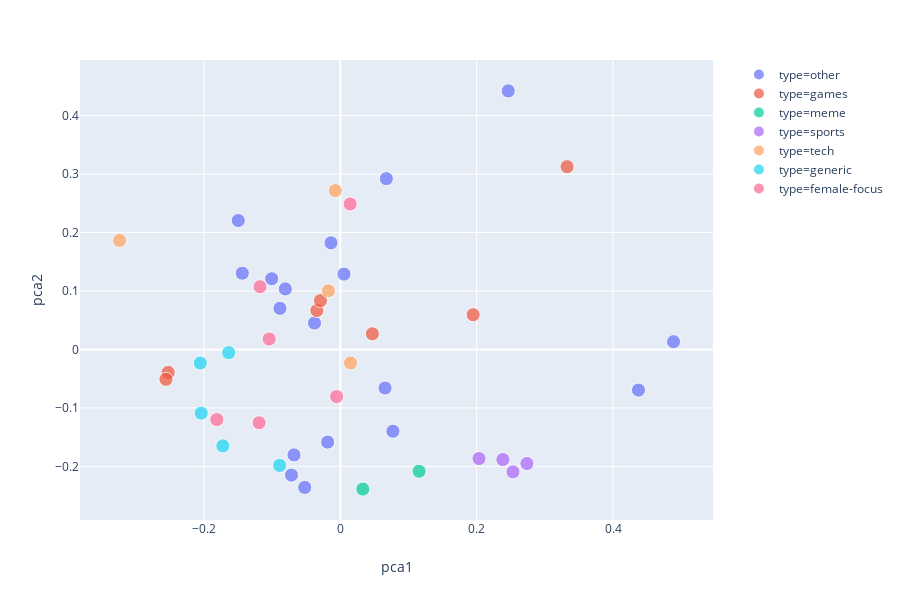

The code cell stored with this chart in its notebook:
### Markdown cell above
## Best LSTM (`lstm-3-1`)

### Code cell
plot_pca(comm_embed['lstm-3-1'])

### Figure 1 — Plotly figure (JSON) as saved in the notebook; plotly's stock layout.template omitted (floating-point values rounded to 4 significant figures)
{"data": [{"hoverlabel": {"namelength": 0}, "hovertemplate": "<b>%{hovertext}</b><br><br>type=other<br>pca1=%{x}<br>pca2=%{y}<br>size=%{marker.size}", "hovertext": ["streetwear", "Jokes", "food", "rupaulsdragrace", "bodybuilding", "Kappa", "videos", "airsoft", "GameDeals", "toronto", "cars", "EarthPorn", "Drugs", "KotakuInAction", "exjw", "stopdrinking", "photography", "Fantasy"], "legendgroup": "type=other", "marker": {"color": "#636efa", "size": [1, 1, 1, 1, 1, 1, 1, 1, 1, 1, 1, 1, 1, 1, 1, 1, 1, 1], "sizemode": "area", "sizeref": 0.01, "symbol": "circle"}, "mode": "markers", "name": "type=other", "showlegend": true, "type": "scatter", "x": [0.2463, -0.05225, -0.1497, 0.4887, 0.005332, 0.4373, -0.01862, 0.06751, -0.0807, -0.06799, -0.1007, -0.08862, -0.1438, 0.07712, -0.07165, -0.03784, -0.0137, 0.06559], "xaxis": "x", "y": [0.4423, -0.236, 0.2206, 0.0133, 0.129, -0.06953, -0.1585, 0.2922, 0.1036, -0.1804, 0.121, 0.07033, 0.1305, -0.1399, -0.2149, 0.04521, 0.1824, -0.06601], "yaxis": "y"}, {"hoverlabel": {"namelength": 0}, "hovertemplate": "<b>%{hovertext}</b><br><br>type=games<br>pca1=%{x}<br>pca2=%{y}<br>size=%{marker.size}", "hovertext": ["MaddenUltimateTeam", "GlobalOffensive", "KerbalSpaceProgram", "eu4", "Warframe", "heroesofthestorm", "EDH"], "legendgroup": "type=games", "marker": {"color": "#EF553B", "size": [1, 1, 1, 1, 1, 1, 1], "sizemode": "area", "sizeref": 0.01, "symbol": "circle"}, "mode": "markers", "name": "type=games", "showlegend": true, "type": "scatter", "x": [0.3326, 0.1948, -0.2525, -0.2558, -0.03439, 0.04698, -0.02916], "xaxis": "x", "y": [0.3127, 0.05943, -0.03923, -0.05106, 0.06666, 0.02675, 0.08361], "yaxis": "y"}, {"hoverlabel": {"namelength": 0}, "hovertemplate": "<b>%{hovertext}</b><br><br>type=meme<br>pca1=%{x}<br>pca2=%{y}<br>size=%{marker.size}", "hovertext": ["cringe", "justneckbeardthings"], "legendgroup": "type=meme", "marker": {"color": "#00cc96", "size": [1, 1], "sizemode": "area", "sizeref": 0.01, "symbol": "circle"}, "mode": "markers", "name": "type=meme", "showlegend": true, "type": "scatter", "x": [0.1154, 0.03296], "xaxis": "x", "y": [-0.2083, -0.2389], "yaxis": "y"}, {"hoverlabel": {"namelength": 0}, "hovertemplate": "<b>%{hovertext}</b><br><br>type=sports<br>pca1=%{x}<br>pca2=%{y}<br>size=%{marker.size}", "hovertext": ["CFB", "MLS", "MMA", "reddevils"], "legendgroup": "type=sports", "marker": {"color": "#ab63fa", "size": [1, 1, 1, 1], "sizemode": "area", "sizeref": 0.01, "symbol": "circle"}, "mode": "markers", "name": "type=sports", "showlegend": true, "type": "scatter", "x": [0.2533, 0.2737, 0.2035, 0.2384], "xaxis": "x", "y": [-0.2094, -0.1951, -0.1866, -0.1884], "yaxis": "y"}, {"hoverlabel": {"namelength": 0}, "hovertemplate": "<b>%{hovertext}</b><br><br>type=tech<br>pca1=%{x}<br>pca2=%{y}<br>size=%{marker.size}", "hovertext": ["pcmasterrace", "jailbreak", "techsupport", "oculus"], "legendgroup": "type=tech", "marker": {"color": "#FFA15A", "size": [1, 1, 1, 1], "sizemode": "area", "sizeref": 0.01, "symbol": "circle"}, "mode": "markers", "name": "type=tech", "showlegend": true, "type": "scatter", "x": [-0.01753, -0.007369, -0.3238, 0.01492], "xaxis": "x", "y": [0.1003, 0.2717, 0.1866, -0.02312], "yaxis": "y"}, {"hoverlabel": {"namelength": 0}, "hovertemplate": "<b>%{hovertext}</b><br><br>type=generic<br>pca1=%{x}<br>pca2=%{y}<br>size=%{marker.size}", "hovertext": ["todayilearned", "LifeProTips", "explainlikeimfive", "Advice", "relationships"], "legendgroup": "type=generic", "marker": {"color": "#19d3f3", "size": [1, 1, 1, 1, 1], "sizemode": "area", "sizeref": 0.01, "symbol": "circle"}, "mode": "markers", "name": "type=generic", "showlegend": true, "type": "scatter", "x": [-0.08904, -0.2054, -0.2041, -0.1638, -0.1724], "xaxis": "x", "y": [-0.1984, -0.02323, -0.1089, -0.005491, -0.165], "yaxis": "y"}, {"hoverlabel": {"namelength": 0}, "hovertemplate": "<b>%{hovertext}</b><br><br>type=female-focus<br>pca1=%{x}<br>pca2=%{y}<br>size=%{marker.size}", "hovertext": ["AskWomen", "femalefashionadvice", "breakingmom", "BabyBumps", "xxfitness", "TwoXChromosomes"], "legendgroup": "type=female-focus", "marker": {"color": "#FF6692", "size": [1, 1, 1, 1, 1, 1], "sizemode": "area", "sizeref": 0.01, "symbol": "circle"}, "mode": "markers", "name": "type=female-focus", "showlegend": true, "type": "scatter", "x": [-0.005425, 0.0144, -0.1812, -0.1044, -0.1178, -0.1192], "xaxis": "x", "y": [-0.08061, 0.2489, -0.12, 0.01799, 0.1072, -0.1254], "yaxis": "y"}], "layout": {"height": 600, "legend": {"itemsizing": "constant", "tracegroupgap": 0}, "margin": {"t": 60}, "xaxis": {"anchor": "y", "domain": [0, 0.98], "title": {"text": "pca1"}}, "yaxis": {"anchor": "x", "domain": [0, 1], "title": {"text": "pca2"}}}}
